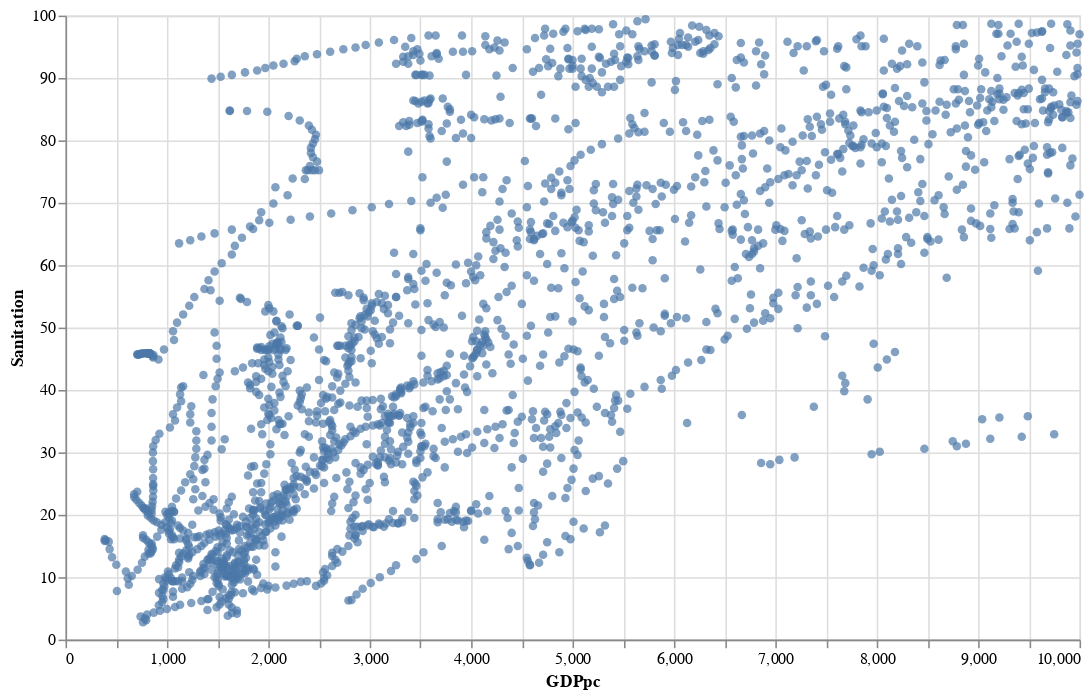

Notebook code cell kept with this figure:
### Code cell
graph = alt.Chart(gapcombo).mark_circle().encode(
    x='GDPpc:Q',
    y='Sanitation:Q',
    tooltip='country:N',
    #opacity=alt.condition(brush, alt.value(0.75), alt.value(0.20)),
    #fillOpacity=alt.condition(brush2, alt.value(0.75), alt.value(0.20))
).properties(
    width=650,
    height=400
)

graph

### Figure 1 — Vega-Lite specification as saved in the notebook (floating-point values rounded to 4 significant figures; data arrays with more than 128 entries replaced by an {"elided": "..."} marker saying what was removed)
{"config": {"view": {"continuousWidth": 300, "continuousHeight": 300}}, "data": {"name": "data-f32c44a04ce9393930a8fa084fdecd28"}, "mark": {"type": "circle"}, "encoding": {"tooltip": {"field": "country", "type": "nominal"}, "x": {"field": "GDPpc", "type": "quantitative"}, "y": {"field": "Sanitation", "type": "quantitative"}}, "height": 400, "width": 650, "$schema": "https://vega.github.io/schema/vega-lite/v5.17.0.json", "datasets": {"data-f32c44a04ce9393930a8fa084fdecd28": {"elided": "4462 records"}}}
